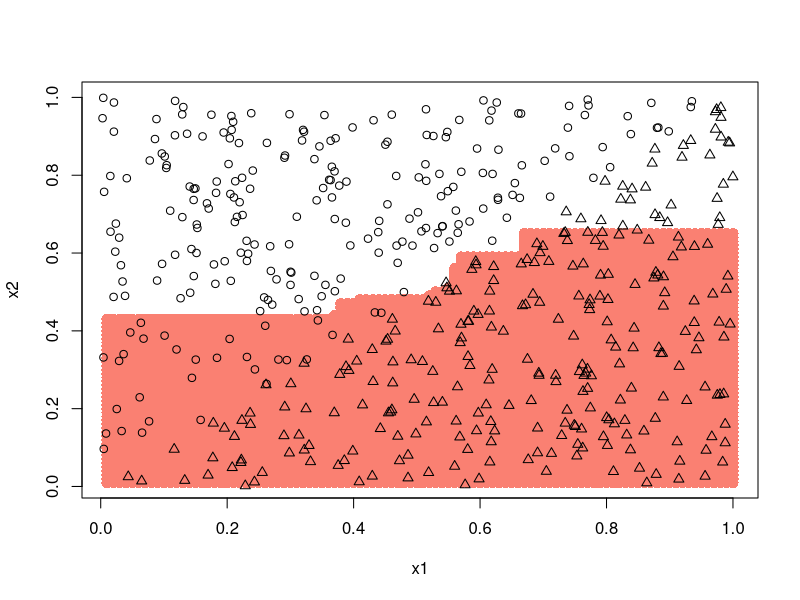

Generate this figure with R:
###Ejemplo donde no bagging no ayuda mucho (HTF ,p. 288)##########################

library(ipred)
library(rpart)
x1<-runif(500,0,1)
x2<-runif(500,0,1)

clase<-factor(x1>x2)
datossim<-data.frame(clase,x1,x2)
names(datossim)<-c("clase","x1","x2")
bag_stumps<-bagging(clase~.,data=datossim,nbagg=1000,method="class",control=rpart.control(maxdepth=1,xval=0))
pred_stumps<-predict(bag_stumps,data=datossim,aggregation="majority",type="class")
x1<-rep(seq(0.01,1,by=0.01),100)
x2<-rep(seq(0.01,1,by=0.01),each=100)
pred_stumps2<-predict(bag_stumps,newdata=data.frame(x1,x2),aggregation="majority",type="class"  )
pred_stumps_col<-"white"
pred_stumps_col[pred_stumps2=="TRUE"]<-"salmon"
plot(x1,x2,col=pred_stumps_col,pch=16,cex=1.5)
points(datossim$x1,datossim$x2,pch=as.numeric(datossim$clase))          